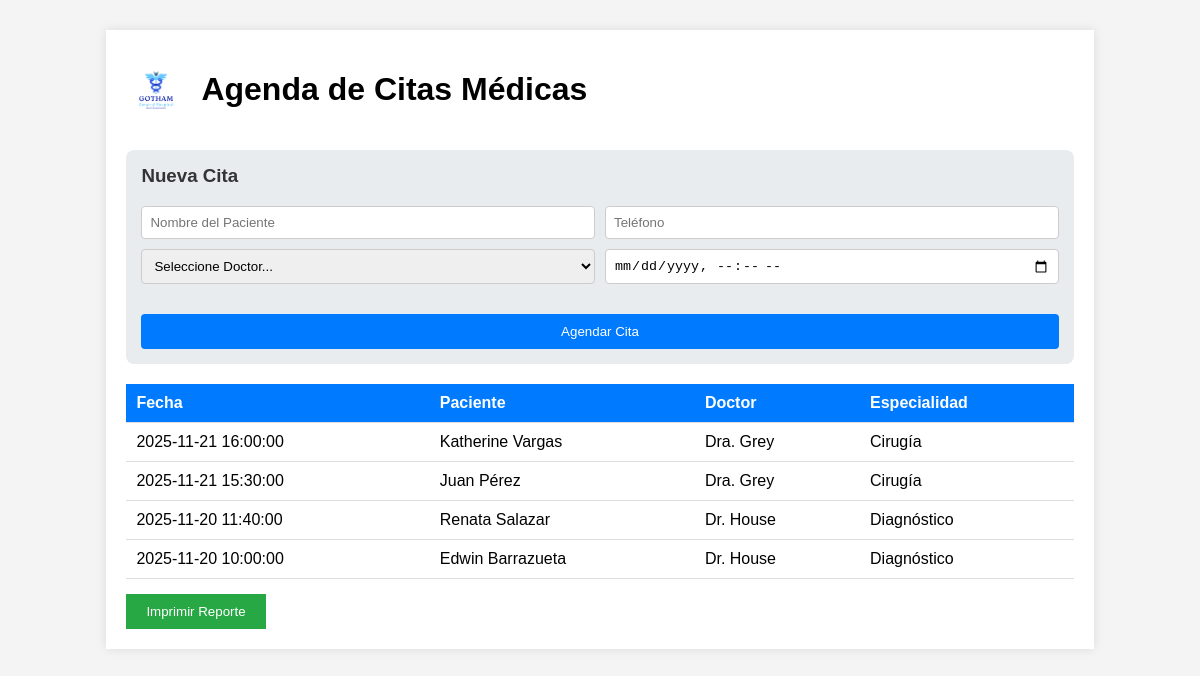
The page / on the database its author committed.
### tables this page shows
CREATE TABLE `citas` (
  `id` int(11) NOT NULL,
  `id_medico` int(11) DEFAULT NULL,
  `id_paciente` int(11) DEFAULT NULL,
  `fecha` datetime NOT NULL
);

CREATE TABLE `pacientes` (
  `id` int(11) NOT NULL,
  `nombre` varchar(100) NOT NULL,
  `telefono` varchar(20) DEFAULT NULL
);

CREATE TABLE `medicos` (
  `id` int(11) NOT NULL,
  `nombre` varchar(100) NOT NULL,
  `especialidad` varchar(50) NOT NULL
);

### controllers/CitasController.php (called while the page is built, shortened)
<?php
require_once 'models/CitasModel.php';
class CitasController {
    public function index() {
        $modelo = new CitasModel();
        $listaCitas = $modelo->obtenerCitas();
        require_once 'views/citas/index.php';
    }
}
?>

### index.php (called while the page is built)
<?php
require_once 'config/db.php';
require_once 'controllers/CitasController.php';
$controller = new CitasController();
$controller->index();
?>

### config/db.php (called while the page is built)
<?php
class Database {
    public static function conectar() {
        $conexion = new mysqli("localhost", "root", "", "citas_medicas");
        $conexion->set_charset("utf8");
        return $conexion;
    }
}
?>

### models/CitasModel.php (called while the page is built, shortened)
<?php
class CitasModel {
    private $db;
    public function __construct() {
        $this->db = Database::conectar();
    }
    public function obtenerCitas() {
        $sql = "SELECT c.id, c.fecha, m.nombre AS medico, m.especialidad, p.nombre AS paciente
                FROM citas c
                INNER JOIN medicos m ON c.id_medico = m.id
                INNER JOIN pacientes p ON c.id_paciente = p.id
                ORDER BY c.fecha DESC";
        $resultado = $this->db->query($sql);
        $citas = [];
        while ($row = $resultado->fetch_assoc()) {
            $citas[] = $row;
        }
        return $citas;
    }
}
?>

### views/citas/index.php (the view, shortened to what this page needs)
<!DOCTYPE html>
<html lang="es">
<head>
    <link rel="stylesheet" href="views/citas/assets/css/style.css">
</head>
<body>
    <div class="container">
        <div class="header-box">
            <img src="views/citas/assets/img/logo_hospital.png" alt="Logo Hospital" class="logo">
            <h1>Agenda de Citas Médicas</h1>
        </div>
        <div class="form-box">
            <h3>Nueva Cita</h3>
            <form action="index.php" method="POST">
                <div class="input-group">
                    <input type="text" name="nombre" placeholder="Nombre del Paciente" required>
                    <input type="text" name="telefono" placeholder="Teléfono" required>
                </div>
                <div class="input-group">
                    <select name="id_medico" required>
                        <option value="">Seleccione Doctor...</option>
                    </select>
                    <input type="datetime-local" name="fecha" required>
                </div>
                <button type="submit" class="btn-guardar">Agendar Cita</button>
            </form>
        </div>
        <table>
            <thead>
                <tr>
                    <th>Fecha</th>
                    <th>Paciente</th>
                    <th>Doctor</th>
                    <th>Especialidad</th>
                </tr>
            </thead>
            <tbody>
                <?php foreach ($listaCitas as $cita): ?>
                <tr>
                    <td><?php echo $cita['fecha']; ?></td>
                    <td><?php echo $cita['paciente']; ?></td>
                    <td><?php echo $cita['medico']; ?></td>
                    <td><?php echo $cita['especialidad']; ?></td>
                </tr>
                <?php endforeach; ?>
            </tbody>
        </table>
        <button id="btnImprimir" class="btn-imprimir">Imprimir Reporte</button>
    </div>
</body>
</html>

### views/citas/assets/css/style.css (style rules this page uses)
body { font-family: sans-serif; background-color: #f4f4f4; }
.container { width: 80%; margin: 30px auto; background: white; padding: 20px; box-shadow: 0 0 10px rgba(0,0,0,0.1); }
table { width: 100%; border-collapse: collapse; margin-top: 20px; }
th, td { padding: 10px; border-bottom: 1px solid #ddd; text-align: left; }
th { background-color: #007bff; color: white; }
button { margin-top: 20px; padding: 10px 20px; background-color: #28a745; color: white; border: none; cursor: pointer; }
.header-box { display: flex; align-items: center; gap: 15px; margin-bottom: 20px; }
.logo { width: 60px; height: auto; }
.form-box { background: #e9ecef; padding: 15px; border-radius: 8px; margin-bottom: 20px; }
.form-box h3 { margin-top: 0; color: #333; }
.input-group { display: flex; gap: 10px; margin-bottom: 10px; }
.input-group input, .input-group select { flex: 1; padding: 8px; border: 1px solid #ccc; border-radius: 4px; }
.btn-guardar { background-color: #007bff; color: white; border: none; padding: 10px 20px; cursor: pointer; width: 100%; border-radius: 4px; }
.btn-imprimir { background-color: #28a745; margin-top: 15px; }

### rows shown on the page
citas: fecha "2025-11-21 16:00:00", id_paciente.nombre "Katherine Vargas", id_medico.nombre "Dra. Grey", id_medico.especialidad "Cirugía"
citas: fecha "2025-11-21 15:30:00", id_paciente.nombre "Juan Pérez", id_medico.nombre "Dra. Grey", id_medico.especialidad "Cirugía"
citas: fecha "2025-11-20 11:40:00", id_paciente.nombre "Renata Salazar", id_medico.nombre "Dr. House", id_medico.especialidad "Diagnóstico"
citas: fecha "2025-11-20 10:00:00", id_paciente.nombre "Edwin Barrazueta", id_medico.nombre "Dr. House", id_medico.especialidad "Diagnóstico"
